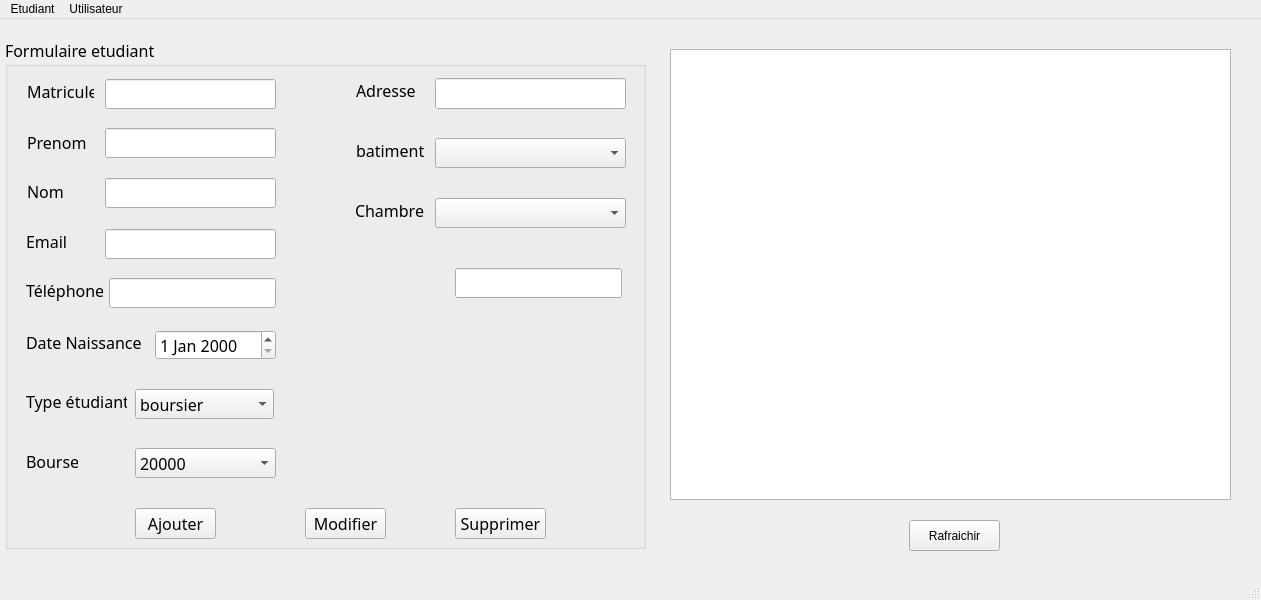
<?xml version="1.0" encoding="UTF-8"?>
<ui version="4.0">
 <class>FormEtudiants</class>
 <widget class="QMainWindow" name="FormEtudiants">
  <property name="geometry">
   <rect>
    <x>0</x>
    <y>0</y>
    <width>1261</width>
    <height>600</height>
   </rect>
  </property>
  <property name="windowTitle">
   <string>MainWindow</string>
  </property>
  <widget class="QWidget" name="centralwidget">
   <widget class="QTableView" name="tableView">
    <property name="geometry">
     <rect>
      <x>670</x>
      <y>30</y>
      <width>561</width>
      <height>451</height>
     </rect>
    </property>
   </widget>
   <widget class="QGroupBox" name="groupBox">
    <property name="geometry">
     <rect>
      <x>5</x>
      <y>19</y>
      <width>641</width>
      <height>511</height>
     </rect>
    </property>
    <property name="font">
     <font>
      <family>Quicksand</family>
      <pointsize>12</pointsize>
     </font>
    </property>
    <property name="title">
     <string>Formulaire etudiant</string>
    </property>
    <widget class="QLabel" name="label">
     <property name="geometry">
      <rect>
       <x>22</x>
       <y>41</y>
       <width>67</width>
       <height>24</height>
      </rect>
     </property>
     <property name="text">
      <string>Matricule</string>
     </property>
    </widget>
    <widget class="QLabel" name="label_2">
     <property name="geometry">
      <rect>
       <x>22</x>
       <y>92</y>
       <width>59</width>
       <height>24</height>
      </rect>
     </property>
     <property name="text">
      <string>Prenom</string>
     </property>
    </widget>
    <widget class="QLabel" name="label_3">
     <property name="geometry">
      <rect>
       <x>22</x>
       <y>141</y>
       <width>37</width>
       <height>24</height>
      </rect>
     </property>
     <property name="text">
      <string>Nom</string>
     </property>
    </widget>
    <widget class="QLabel" name="label_4">
     <property name="geometry">
      <rect>
       <x>21</x>
       <y>191</y>
       <width>41</width>
       <height>24</height>
      </rect>
     </property>
     <property name="text">
      <string>Email</string>
     </property>
    </widget>
    <widget class="QLabel" name="label_5">
     <property name="geometry">
      <rect>
       <x>21</x>
       <y>240</y>
       <width>77</width>
       <height>24</height>
      </rect>
     </property>
     <property name="text">
      <string>Téléphone</string>
     </property>
    </widget>
    <widget class="QLabel" name="label_6">
     <property name="geometry">
      <rect>
       <x>21</x>
       <y>292</y>
       <width>117</width>
       <height>24</height>
      </rect>
     </property>
     <property name="text">
      <string>Date Naissance</string>
     </property>
    </widget>
    <widget class="QLineEdit" name="le_matricule">
     <property name="geometry">
      <rect>
       <x>100</x>
       <y>41</y>
       <width>171</width>
       <height>30</height>
      </rect>
     </property>
    </widget>
    <widget class="QLineEdit" name="le_prenom">
     <property name="geometry">
      <rect>
       <x>100</x>
       <y>90</y>
       <width>171</width>
       <height>30</height>
      </rect>
     </property>
    </widget>
    <widget class="QLineEdit" name="le_nom">
     <property name="geometry">
      <rect>
       <x>100</x>
       <y>140</y>
       <width>171</width>
       <height>30</height>
      </rect>
     </property>
    </widget>
    <widget class="QLineEdit" name="le_email">
     <property name="geometry">
      <rect>
       <x>100</x>
       <y>191</y>
       <width>171</width>
       <height>30</height>
      </rect>
     </property>
    </widget>
    <widget class="QLineEdit" name="le_telephone">
     <property name="geometry">
      <rect>
       <x>104</x>
       <y>240</y>
       <width>167</width>
       <height>30</height>
      </rect>
     </property>
    </widget>
    <widget class="QComboBox" name="cb_type">
     <property name="geometry">
      <rect>
       <x>130</x>
       <y>351</y>
       <width>139</width>
       <height>30</height>
      </rect>
     </property>
     <item>
      <property name="text">
       <string>boursier</string>
      </property>
     </item>
     <item>
      <property name="text">
       <string>non boursier</string>
      </property>
     </item>
     <item>
      <property name="text">
       <string>boursier &amp; logé</string>
      </property>
     </item>
    </widget>
    <widget class="QLabel" name="label_7">
     <property name="geometry">
      <rect>
       <x>21</x>
       <y>351</y>
       <width>101</width>
       <height>24</height>
      </rect>
     </property>
     <property name="text">
      <string>Type étudiant</string>
     </property>
    </widget>
    <widget class="QComboBox" name="cb_bourse">
     <property name="geometry">
      <rect>
       <x>130</x>
       <y>410</y>
       <width>141</width>
       <height>30</height>
      </rect>
     </property>
     <item>
      <property name="text">
       <string>20000</string>
      </property>
     </item>
     <item>
      <property name="text">
       <string>40000</string>
      </property>
     </item>
    </widget>
    <widget class="QLabel" name="label_8">
     <property name="geometry">
      <rect>
       <x>21</x>
       <y>411</y>
       <width>52</width>
       <height>24</height>
      </rect>
     </property>
     <property name="text">
      <string>Bourse</string>
     </property>
    </widget>
    <widget class="QDateEdit" name="de_dateNaissance">
     <property name="geometry">
      <rect>
       <x>150</x>
       <y>292</y>
       <width>121</width>
       <height>30</height>
      </rect>
     </property>
    </widget>
    <widget class="QPushButton" name="btnAjout">
     <property name="geometry">
      <rect>
       <x>130</x>
       <y>470</y>
       <width>81</width>
       <height>31</height>
      </rect>
     </property>
     <property name="text">
      <string>Ajouter</string>
     </property>
    </widget>
    <widget class="QLabel" name="label_9">
     <property name="geometry">
      <rect>
       <x>351</x>
       <y>40</y>
       <width>60</width>
       <height>24</height>
      </rect>
     </property>
     <property name="text">
      <string>Adresse</string>
     </property>
    </widget>
    <widget class="QLineEdit" name="le_adresse">
     <property name="geometry">
      <rect>
       <x>430</x>
       <y>40</y>
       <width>191</width>
       <height>31</height>
      </rect>
     </property>
    </widget>
    <widget class="QLabel" name="label_10">
     <property name="geometry">
      <rect>
       <x>351</x>
       <y>100</y>
       <width>101</width>
       <height>24</height>
      </rect>
     </property>
     <property name="text">
      <string>batiment</string>
     </property>
    </widget>
    <widget class="QComboBox" name="cb_batiment">
     <property name="geometry">
      <rect>
       <x>430</x>
       <y>100</y>
       <width>191</width>
       <height>30</height>
      </rect>
     </property>
    </widget>
    <widget class="QLabel" name="label_11">
     <property name="geometry">
      <rect>
       <x>350</x>
       <y>160</y>
       <width>71</width>
       <height>24</height>
      </rect>
     </property>
     <property name="text">
      <string>Chambre</string>
     </property>
    </widget>
    <widget class="QComboBox" name="cb_chambre">
     <property name="geometry">
      <rect>
       <x>430</x>
       <y>160</y>
       <width>191</width>
       <height>30</height>
      </rect>
     </property>
    </widget>
    <widget class="QPushButton" name="btnModify">
     <property name="geometry">
      <rect>
       <x>300</x>
       <y>470</y>
       <width>81</width>
       <height>31</height>
      </rect>
     </property>
     <property name="text">
      <string>Modifier</string>
     </property>
    </widget>
    <widget class="QPushButton" name="btnDelete">
     <property name="geometry">
      <rect>
       <x>450</x>
       <y>470</y>
       <width>91</width>
       <height>31</height>
      </rect>
     </property>
     <property name="text">
      <string>Supprimer</string>
     </property>
    </widget>
    <widget class="QLineEdit" name="le_id">
     <property name="geometry">
      <rect>
       <x>450</x>
       <y>230</y>
       <width>167</width>
       <height>30</height>
      </rect>
     </property>
    </widget>
   </widget>
   <widget class="QPushButton" name="btnReload">
    <property name="geometry">
     <rect>
      <x>909</x>
      <y>501</y>
      <width>91</width>
      <height>31</height>
     </rect>
    </property>
    <property name="text">
     <string>Rafraichir</string>
    </property>
   </widget>
  </widget>
  <widget class="QMenuBar" name="menubar">
   <property name="geometry">
    <rect>
     <x>0</x>
     <y>0</y>
     <width>1261</width>
     <height>21</height>
    </rect>
   </property>
   <widget class="QMenu" name="menuEtudiant">
    <property name="title">
     <string>Etudiant</string>
    </property>
    <addaction name="actiongestion_etudiant"/>
   </widget>
   <widget class="QMenu" name="menuUtilisateur">
    <property name="title">
     <string>Utilisateur</string>
    </property>
    <addaction name="actiongestion_utilisateur"/>
   </widget>
   <addaction name="menuEtudiant"/>
   <addaction name="menuUtilisateur"/>
  </widget>
  <widget class="QStatusBar" name="statusbar"/>
  <action name="actiongestion_etudiant">
   <property name="text">
    <string>gestion etudiant</string>
   </property>
  </action>
  <action name="actiongestion_utilisateur">
   <property name="text">
    <string>gestion utilisateur</string>
   </property>
  </action>
 </widget>
 <resources/>
 <connections/>
</ui>
